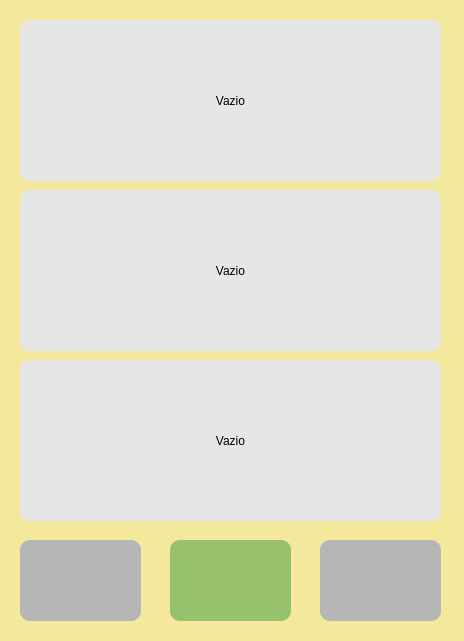
<?xml version="1.0" encoding="UTF-8"?>
<ui version="4.0">
 <class>listWindow</class>
 <widget class="QMainWindow" name="listWindow">
  <property name="geometry">
   <rect>
    <x>0</x>
    <y>0</y>
    <width>464</width>
    <height>641</height>
   </rect>
  </property>
  <property name="minimumSize">
   <size>
    <width>464</width>
    <height>641</height>
   </size>
  </property>
  <property name="maximumSize">
   <size>
    <width>464</width>
    <height>641</height>
   </size>
  </property>
  <property name="windowTitle">
   <string>Listar Lembretes</string>
  </property>
  <property name="styleSheet">
   <string notr="true">background-color: rgb(244, 232, 157);</string>
  </property>
  <widget class="QWidget" name="centralwidget">
   <widget class="QPushButton" name="leftButton">
    <property name="geometry">
     <rect>
      <x>20</x>
      <y>540</y>
      <width>121</width>
      <height>81</height>
     </rect>
    </property>
    <property name="styleSheet">
     <string notr="true">QPushButton{
	border-radius:10px;
	
	background-color: rgb(182, 182, 182);
}
</string>
    </property>
    <property name="text">
     <string/>
    </property>
    <property name="icon">
     <iconset>
      <normaloff>Voltar.png</normaloff>Voltar.png</iconset>
    </property>
    <property name="iconSize">
     <size>
      <width>70</width>
      <height>70</height>
     </size>
    </property>
   </widget>
   <widget class="QPushButton" name="okButton">
    <property name="geometry">
     <rect>
      <x>170</x>
      <y>540</y>
      <width>121</width>
      <height>81</height>
     </rect>
    </property>
    <property name="styleSheet">
     <string notr="true">QPushButton{
	border-radius:10px;
	background-color: rgb(150, 193, 109);
}

QPushButton:hover{
	background-color: rgb(169, 225, 109);
}</string>
    </property>
    <property name="text">
     <string/>
    </property>
    <property name="icon">
     <iconset>
      <normaloff>okay.png</normaloff>okay.png</iconset>
    </property>
    <property name="iconSize">
     <size>
      <width>40</width>
      <height>40</height>
     </size>
    </property>
   </widget>
   <widget class="QPushButton" name="rightButton">
    <property name="geometry">
     <rect>
      <x>320</x>
      <y>540</y>
      <width>121</width>
      <height>81</height>
     </rect>
    </property>
    <property name="styleSheet">
     <string notr="true">QPushButton{
	border-radius:10px;
	
	background-color: rgb(182, 182, 182);
}
</string>
    </property>
    <property name="text">
     <string/>
    </property>
    <property name="icon">
     <iconset>
      <normaloff>../Downloads/proximapag.png</normaloff>../Downloads/proximapag.png</iconset>
    </property>
    <property name="iconSize">
     <size>
      <width>80</width>
      <height>80</height>
     </size>
    </property>
   </widget>
   <widget class="QPushButton" name="noteButton1">
    <property name="geometry">
     <rect>
      <x>20</x>
      <y>20</y>
      <width>421</width>
      <height>161</height>
     </rect>
    </property>
    <property name="styleSheet">
     <string notr="true">QPushButton{
	border-radius:10px;
	background-color: rgb(230, 230, 230);
}

QPushButton:hover{
	background-color: rgb(252, 188, 184);
}</string>
    </property>
    <property name="text">
     <string>Vazio</string>
    </property>
   </widget>
   <widget class="QPushButton" name="noteButton2">
    <property name="geometry">
     <rect>
      <x>20</x>
      <y>190</y>
      <width>421</width>
      <height>161</height>
     </rect>
    </property>
    <property name="styleSheet">
     <string notr="true">QPushButton{
	border-radius:10px;
	background-color: rgb(230, 230, 230);
}

QPushButton:hover{
	background-color: rgb(252, 188, 184);
}</string>
    </property>
    <property name="text">
     <string>Vazio</string>
    </property>
   </widget>
   <widget class="QPushButton" name="noteButton3">
    <property name="geometry">
     <rect>
      <x>20</x>
      <y>360</y>
      <width>421</width>
      <height>161</height>
     </rect>
    </property>
    <property name="styleSheet">
     <string notr="true">QPushButton{
	border-radius:10px;
	background-color: rgb(230, 230, 230);
}

QPushButton:hover{
	background-color: rgb(252, 188, 184);
}</string>
    </property>
    <property name="text">
     <string>Vazio</string>
    </property>
   </widget>
  </widget>
 </widget>
 <resources/>
 <connections>
  <connection>
   <sender>okButton</sender>
   <signal>clicked()</signal>
   <receiver>listWindow</receiver>
   <slot>close()</slot>
   <hints>
    <hint type="sourcelabel">
     <x>230</x>
     <y>580</y>
    </hint>
    <hint type="destinationlabel">
     <x>231</x>
     <y>320</y>
    </hint>
   </hints>
  </connection>
 </connections>
</ui>
